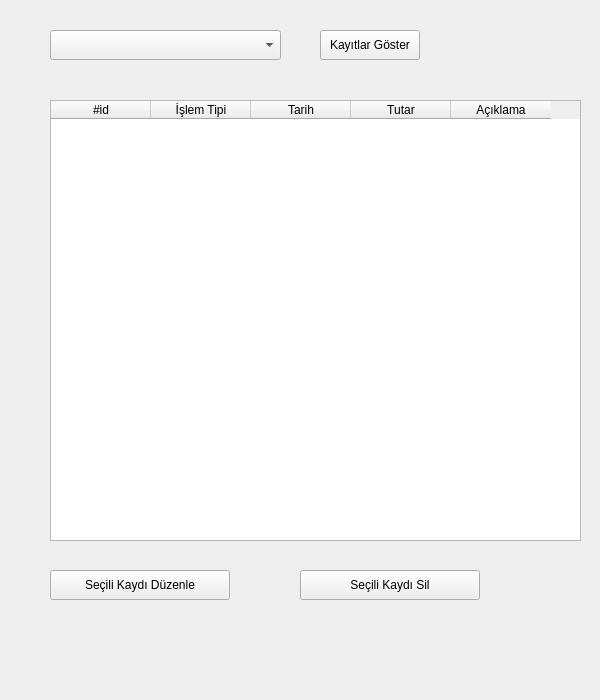
<?xml version="1.0" encoding="UTF-8"?>
<ui version="4.0">
 <class>kayitDuzenle</class>
 <widget class="QWidget" name="kayitDuzenle">
  <property name="geometry">
   <rect>
    <x>0</x>
    <y>0</y>
    <width>600</width>
    <height>700</height>
   </rect>
  </property>
  <property name="windowTitle">
   <string>Kayıt Düzenle</string>
  </property>
  <widget class="QComboBox" name="cbFirmaAdi">
   <property name="geometry">
    <rect>
     <x>50</x>
     <y>30</y>
     <width>231</width>
     <height>30</height>
    </rect>
   </property>
  </widget>
  <widget class="QPushButton" name="pbKayitGoster">
   <property name="geometry">
    <rect>
     <x>320</x>
     <y>30</y>
     <width>100</width>
     <height>30</height>
    </rect>
   </property>
   <property name="text">
    <string>Kayıtlar Göster</string>
   </property>
  </widget>
  <widget class="QTableWidget" name="twAyrintilar">
   <property name="geometry">
    <rect>
     <x>50</x>
     <y>100</y>
     <width>531</width>
     <height>441</height>
    </rect>
   </property>
   <column>
    <property name="text">
     <string>#id</string>
    </property>
   </column>
   <column>
    <property name="text">
     <string>İşlem Tipi</string>
    </property>
   </column>
   <column>
    <property name="text">
     <string>Tarih</string>
    </property>
   </column>
   <column>
    <property name="text">
     <string>Tutar</string>
    </property>
   </column>
   <column>
    <property name="text">
     <string>Açıklama</string>
    </property>
   </column>
  </widget>
  <widget class="QPushButton" name="pbDuzenle">
   <property name="geometry">
    <rect>
     <x>50</x>
     <y>570</y>
     <width>180</width>
     <height>30</height>
    </rect>
   </property>
   <property name="text">
    <string>Seçili Kaydı Düzenle</string>
   </property>
  </widget>
  <widget class="QPushButton" name="pbSil">
   <property name="geometry">
    <rect>
     <x>300</x>
     <y>570</y>
     <width>180</width>
     <height>30</height>
    </rect>
   </property>
   <property name="text">
    <string>Seçili Kaydı Sil</string>
   </property>
  </widget>
 </widget>
 <resources/>
 <connections/>
</ui>
